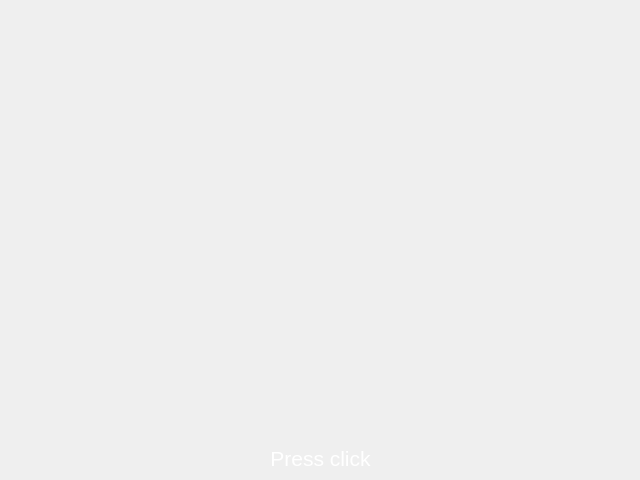
<?xml version="1.0" encoding="UTF-8"?>
<ui version="4.0">
 <class>MainWindow</class>
 <widget class="QMainWindow" name="MainWindow">
  <property name="geometry">
   <rect>
    <x>0</x>
    <y>0</y>
    <width>640</width>
    <height>480</height>
   </rect>
  </property>
  <property name="windowTitle">
   <string>MainWindow</string>
  </property>
  <property name="styleSheet">
   <string notr="true">background-image: url(:/new/prefix1/bgd_mainmenu.png);

background-repeat: no-repeat;</string>
  </property>
  <widget class="QWidget" name="centralwidget">
   <widget class="QStackedWidget" name="stackedWidget">
    <property name="geometry">
     <rect>
      <x>0</x>
      <y>0</y>
      <width>661</width>
      <height>481</height>
     </rect>
    </property>
    <widget class="QWidget" name="inicio">
     <property name="styleSheet">
      <string notr="true">QWidget {
   background-image: url(:/new/prefix1/bgd_menuinicial.png);
}

</string>
     </property>
     <widget class="QPushButton" name="pushButton">
      <property name="geometry">
       <rect>
        <x>0</x>
        <y>0</y>
        <width>641</width>
        <height>471</height>
       </rect>
      </property>
      <property name="font">
       <font>
        <pointsize>16</pointsize>
       </font>
      </property>
      <property name="styleSheet">
       <string notr="true">QPushButton {
   border: none;
	text-align: bottom;
	color: white;
	background: none;
}</string>
      </property>
      <property name="text">
       <string>Press click</string>
      </property>
     </widget>
    </widget>
    <widget class="QWidget" name="menu">
     <widget class="QPushButton" name="joinGameButton">
      <property name="geometry">
       <rect>
        <x>120</x>
        <y>160</y>
        <width>290</width>
        <height>51</height>
       </rect>
      </property>
      <property name="font">
       <font>
        <family>Jazz Jackrabbit 2</family>
        <pointsize>40</pointsize>
        <italic>true</italic>
       </font>
      </property>
      <property name="styleSheet">
       <string notr="true">QPushButton {
    border: none;
    background: none;
	color : rgb(255,255,0);
}

QPushButton:hover {
	color: rgb(255, 143, 0)
}</string>
      </property>
      <property name="text">
       <string>NEW GAME</string>
      </property>
     </widget>
     <widget class="QPushButton" name="newGameButton">
      <property name="geometry">
       <rect>
        <x>100</x>
        <y>240</y>
        <width>321</width>
        <height>61</height>
       </rect>
      </property>
      <property name="font">
       <font>
        <family>Jazz Jackrabbit 2</family>
        <pointsize>40</pointsize>
        <italic>true</italic>
       </font>
      </property>
      <property name="styleSheet">
       <string notr="true">QPushButton {
    border: none;
    background: none;
	color : rgb(255,255,0);
}

QPushButton:hover {
	color: rgb(255, 143, 0)
}</string>
      </property>
      <property name="text">
       <string>JOIN GAME</string>
      </property>
     </widget>
     <widget class="QPushButton" name="editorModeButton">
      <property name="geometry">
       <rect>
        <x>65</x>
        <y>330</y>
        <width>391</width>
        <height>61</height>
       </rect>
      </property>
      <property name="font">
       <font>
        <family>Jazz Jackrabbit 2</family>
        <pointsize>40</pointsize>
        <italic>true</italic>
       </font>
      </property>
      <property name="styleSheet">
       <string notr="true">QPushButton {
    border: none;
    background: none;
	color : rgb(255,255,0);
}

QPushButton:hover {
	color: rgb(255, 143, 0)
}</string>
      </property>
      <property name="text">
       <string>EDITOR MODE</string>
      </property>
     </widget>
    </widget>
   </widget>
  </widget>
 </widget>
 <resources/>
 <connections/>
</ui>
